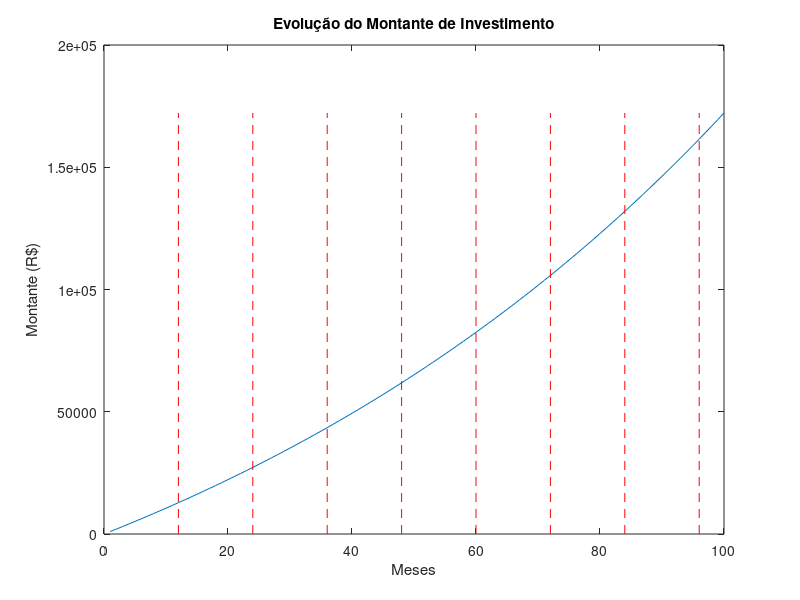

MATLAB code for this plot:
% Parâmetros
investimento_mensal = 1000;  % Valor investido por mês
taxa_mensal = 0.01;  % Taxa de juros mensal (1%)
meses = 100;  % Número de meses

% Cálculo do montante
montante = zeros(1, meses);
for i = 1:meses
    montante(i) = investimento_mensal;
    if i > 1
        montante(i) = montante(i) + montante(i-1);
    end
    montante(i) = montante(i) * (1 + taxa_mensal);
end

% Destacar retas verticais a cada 12 meses
meses_por_ano = 12;
anos = meses / meses_por_ano;
figure;
plot(1:meses, montante);
hold on;
for i = 1:anos
    linha_vertical = i * meses_por_ano;
    plot([linha_vertical, linha_vertical], [0, max(montante)], 'r--');
end
hold off;

title('Evolução do Montante de Investimento');
xlabel('Meses');
ylabel('Montante (R$)');
